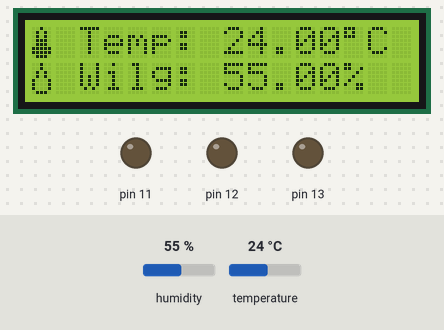
The sketch below on a simulated Arduino Uno, built with avr-gcc and run on an emulated ATmega328P. Parts: 16×2 character LCD, output pins drawn as LEDs (lit = HIGH). The inputs (shaded band) are chosen by the test bench; at power-on: temperature 24 °C, humidity 55 %.

Above: at 1.2 s.
1.3 s: temperature set to 22.4 °C
At 3.1 s:
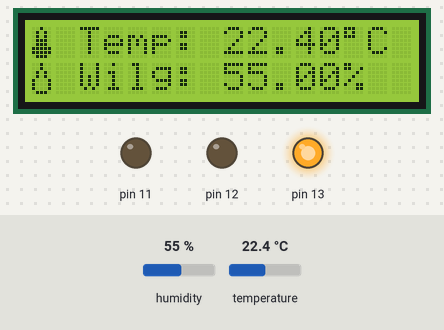
4.0 s: temperature set to 21.2 °C
At 7.3 s:
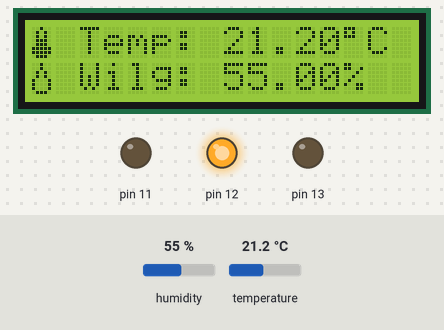
7.6 s: temperature set to 19.6 °C
At 9.0 s:
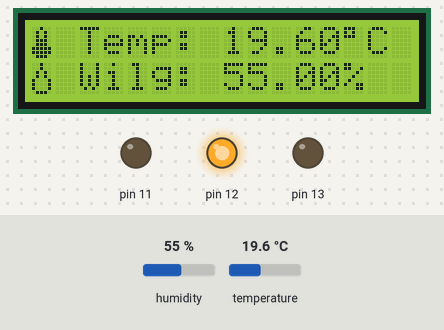
10.3 s: temperature set to 18.6 °C
At 14.9 s:
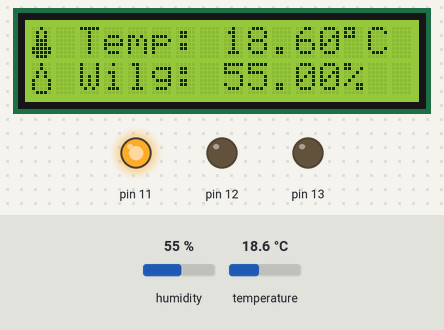
15.8 s: humidity set to 22 %
At 17.8 s:
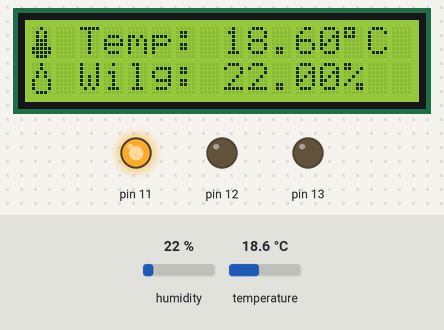
Timing chart, 0 to 19.3 s (numbered marks = the images above; inputs shaded):
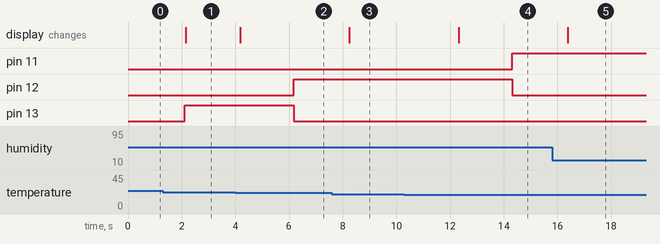

The sketch:

Thermometer.ino
```cpp
#include <LiquidCrystal_I2C.h>
#include <DHT.h>

#define DHTPIN 2
#define DHTTYPE DHT22

LiquidCrystal_I2C lcd(0x27,16,2);
DHT dht(DHTPIN,DHTTYPE);

byte humsym[] = {
  B00100,
  B00100,
  B01010,
  B01010,
  B10001,
  B10001,
  B10001,
  B01110
};

byte thempsym[] = {
  B00100,
  B01010,
  B01010,
  B01110,
  B01110,
  B11111,
  B11111,
  B01110
};

void setup() {
  Serial.begin(9600);
  dht.begin();
  lcd.init();
  lcd.setBacklight(HIGH);
  pinMode(13,OUTPUT);
  pinMode(12,OUTPUT);
  pinMode(11,OUTPUT);
  lcd.createChar(0,humsym);
  lcd.createChar(1,thempsym);
}

void loop() {
  float t=dht.readTemperature();
  float h=dht.readHumidity();

  lcd.setCursor(0,0);
  lcd.print(char(1));
  lcd.print(" Temp: ");
  lcd.print(t);
  lcd.print(char(223));
  lcd.print("C");

  lcd.setCursor(0,1);
  lcd.print(char(0));
  lcd.print(" Wilg: ");
  lcd.print(h);
  lcd.print("%");

  delay(2000);

  if(t>=22){
    digitalWrite(13,HIGH);
    digitalWrite(12,LOW);
    digitalWrite(11,LOW);
  }
  else if(t<22 && t>=19) {
    digitalWrite(12,HIGH);
    digitalWrite(13,LOW);
    digitalWrite(11,LOW);
  }
  else if(t<19) {
    digitalWrite(11,HIGH);
    digitalWrite(12,LOW);
    digitalWrite(13,LOW);
  }

}
```

Measured:
- the behaviour switches between 22 and 21.9 °C on temperature (found by bisection; images 1 and 2)
- the behaviour switches between 19 and 18.9 °C on temperature (found by bisection; images 3 and 4)
- after the input at 1.3 s, the display: changes after 0.85 s (image 1)
- after the input at 4.0 s, pin 12: LOW → HIGH after 2.2 s; pin 13: HIGH → LOW after 2.2 s; the display: changes after 0.18 s (image 2)
- after the input at 7.6 s, the display: changes after 0.65 s (image 3)
- after the input at 10.3 s, pin 11: LOW → HIGH after 4.0 s; pin 12: HIGH → LOW after 4.0 s; the display: changes after 2.0 s (image 4)
- after the input at 15.8 s, the display: changes after 0.59 s (image 5)
